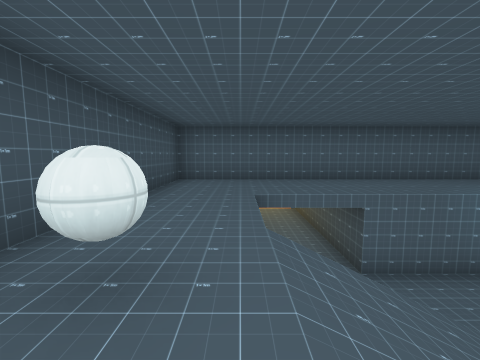
view 1 (above)

13 first-person views from a walk through a Godot game level. The camera is 1.4 m above the floor, tilts 6° down and sees 90° across. The floor is counted in squares, 2 m on a side. Each view is taken from the middle of a square. On the plan, view 1 faces up. The plan holds only what a view shows up to about 9 squares ahead; the rest is blank. The place goes on beyond the plan. Characters and animated objects are left out. Some surface patterns are stand-ins.

view 2
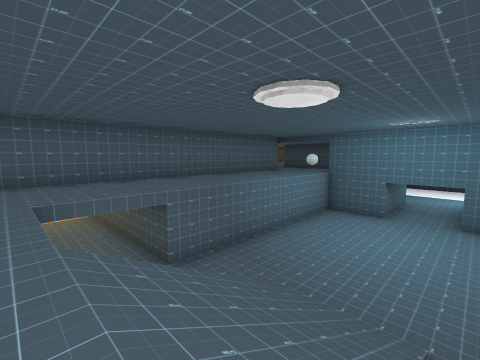

view 3
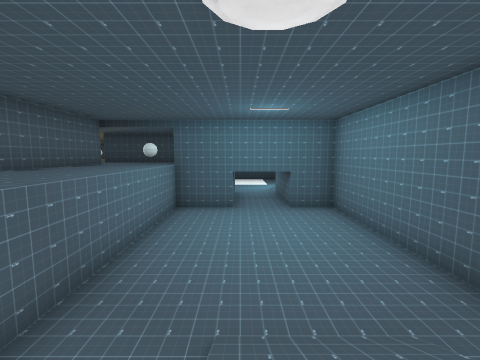

view 4
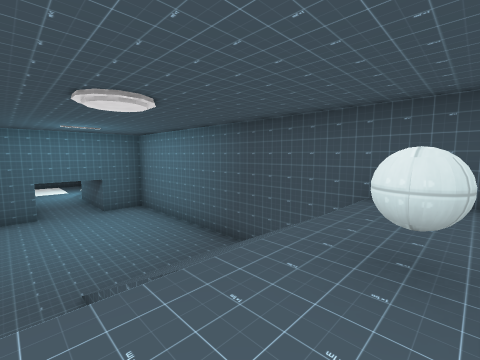

view 5
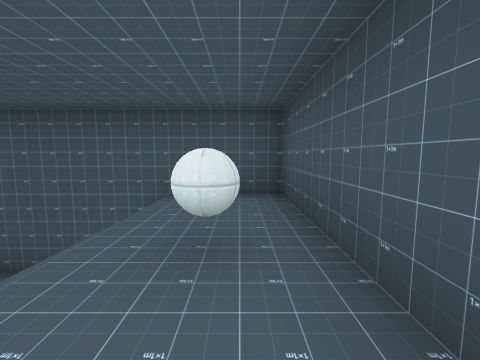

view 6
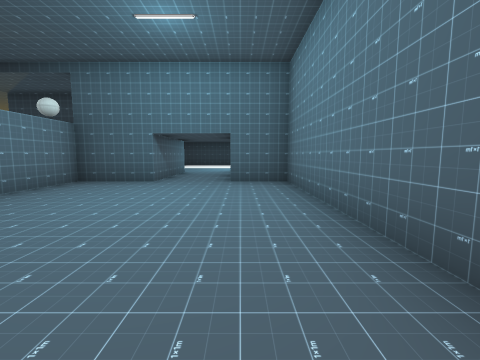

view 7
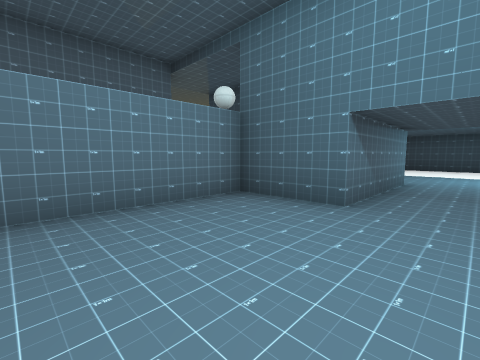

view 8
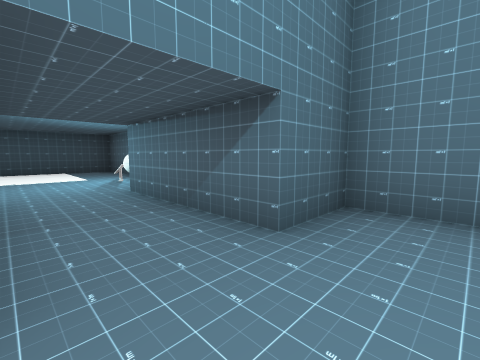

view 9
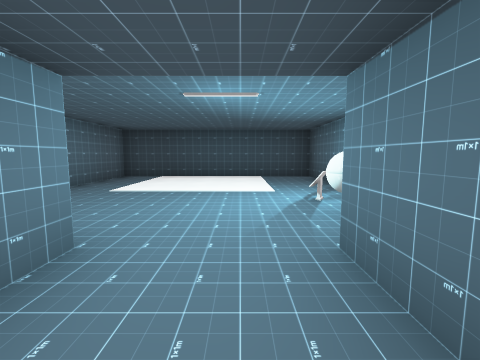

view 10
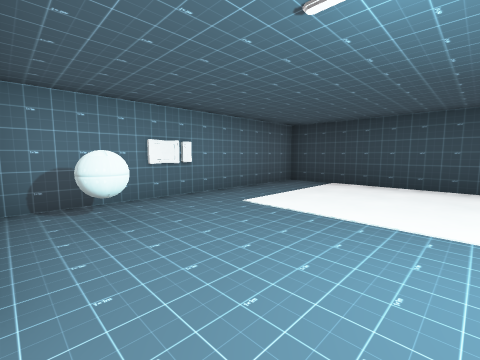

view 11
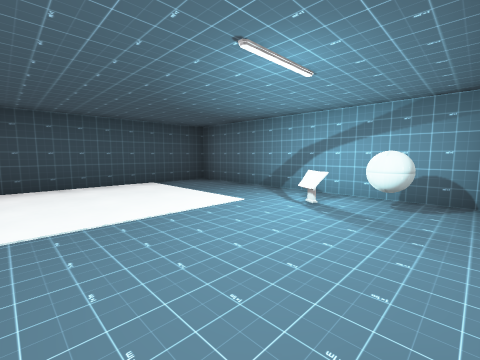

view 12
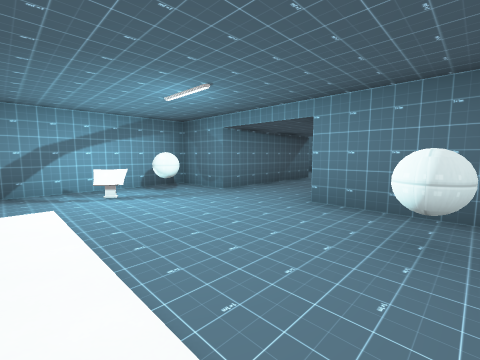

view 13
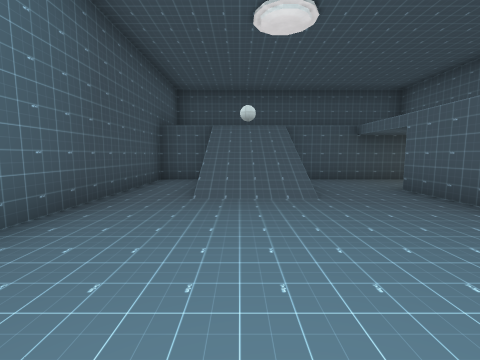

### Floor plan
Key: @ floor where view 1 was taken; # wall or solid block; x gap in a wall; . main floor; : floor 3 m higher than the main floor; / step, stairs or slope; ≈ lava the walk keeps out of; O other object.
Columns run from 2 left of view 1 to 19 right of it. Each row starts with its distance up from view 1.
 10    ≈≈
  9    ./
  8    ..#
  7 ###..#######  #
  6 #::./:::::::  #
  5 #::./:::::::O ########
  4 #::.////////###.O....#
  3 #::.........###......#
  2 #::///...............#
  1 #O:///...............#
  0 #:@///......###.OO...#
 -1 #::.........###..x...#
 -2 ############# ########

Where each view was taken, in squares from view 1:
view 1: 0 up, 0 right, facing up
view 2: 0 up, 0 right, facing up-right
view 3: 2 up, 1 right, facing right
view 4: 3 up, 1 left, facing down-right
view 5: 3 up, 1 left, facing down
view 6: 0 up, 3 right, facing right
view 7: 1 up, 6 right, facing up-right
view 8: 2 up, 8 right, facing down-right
view 9: 1 up, 11 right, facing right
view 10: 1 up, 13 right, facing up-right
view 11: 3 up, 13 right, facing down-right
view 12: 4 up, 16 right, facing down-left
view 13: 1 up, 7 right, facing left
